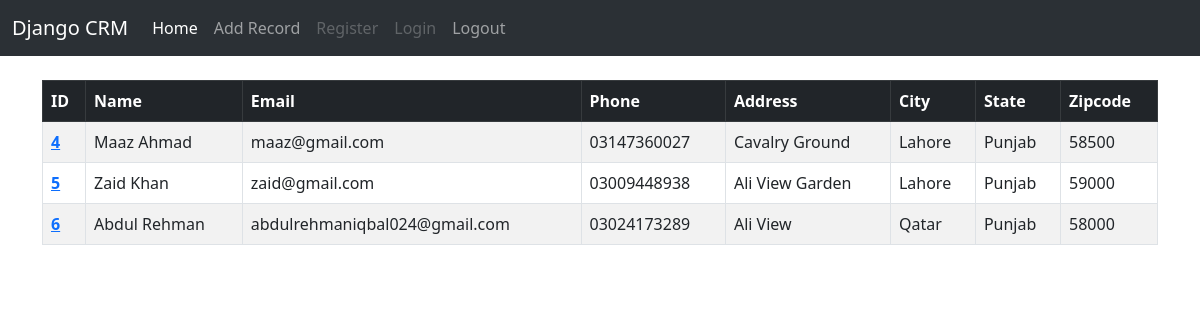
The page /website/ (signed in) on the database its author committed.
### website/models.py (models this page shows)
class Record(models.Model):
    dateCreated = models.DateTimeField(auto_now_add=True)
    first_name = models.CharField(max_length=50)
    last_name = models.CharField(max_length=50)
    email = models.CharField(max_length=50)
    phone = models.CharField(max_length=15)
    address = models.CharField(max_length=100)
    city = models.CharField(max_length=50)
    state = models.CharField(max_length=30)
    zipcode = models.CharField(max_length=10)
    def __str__(self):
        return f"{self.first_name} {self.last_name}"

### website/views.py (the view)
# urls.py: 2. Add a URL to urlpatterns:  path('', views.home, name='home')
def home(request):
    records = Record.objects.all()
    if not request.user.is_authenticated:
        messages.success(request, "Please login first.")
        return HttpResponseRedirect(reverse("login"))
    return render(request, 'website/home.html', {
        "records": records
    })

### website/templates/website/home.html (shortened to what this page needs)
{% extends 'website/base.html' %}
{% block body %}
{% if user.is_authenticated %}
<table class="table table-striped table-bordered mt-4">
  <thead class="table-dark">
    <tr>
      <th scope="col">ID</th>
      <th scope="col">Name</th>
      <th scope="col">Email</th>
      <th scope="col">Phone</th>
      <th scope="col">Address</th>
      <th scope="col">City</th>
      <th scope="col">State</th>
      <th scope="col">Zipcode</th>
    </tr>
  </thead>
  <tbody>
    {% for record in records %}
    <tr>
      <th scope="row"><a href="{% url 'view_record' record.id %}">{{record.id}}</a></th>
      <td>{{record}}</td>
      <td>{{record.email}}</td>
      <td>{{record.phone}}</td>
      <td>{{record.address}}</td>
      <td>{{record.city}}</td>
      <td>{{record.state}}</td>
      <td>{{record.zipcode}}</td>
    </tr>
    {% endfor %}
  </tbody>
</table>
{% endif %}
{% endblock %}

### website/templates/website/base.html (shortened to what this page needs)
<!doctype html>
<html lang="en">
  <head>
    <link href="https://cdn.jsdelivr.net/npm/bootstrap@5.3.0/dist/css/bootstrap.min.css" rel="stylesheet">
  </head>
  <body>
    <nav class="navbar navbar-expand-lg bg-body-tertiary" data-bs-theme="dark">
        <div class="container-fluid">
          <a class="navbar-brand" href="#">Django CRM</a>
          <div class="collapse navbar-collapse" id="navbarNav">
            <ul class="navbar-nav">
              <li class="nav-item">
                <a class="nav-link active" aria-current="page" href="{% url 'home' %}">Home</a>
              </li>
              {% if user.is_authenticated %}
              <li class="nav-item">
                <a class="nav-link" href="{% url 'add_record' %}">Add Record</a>
              </li>
              <li class="nav-item">
                <a class="nav-link disabled" href="{% url 'register' %}">Register</a>
              </li>
              <li class="nav-item">
                <a class="nav-link disabled" href="{% url 'login' %}">Login</a>
              </li>
              <li class="nav-item">
                <a class="nav-link" href="{% url 'logout' %}">Logout</a>
              </li>
            {% endif %}
            </ul>
          </div>
        </div>
      </nav>
    <div class="container">
        {% block body %}
        {% endblock %}
    </div>
  </body>
</html>

### rows shown on the page
Record: id "4", first_name+last_name "Maaz Ahmad", email "maaz@gmail.com", phone "03147360027", address "Cavalry Ground", city "Lahore", state "Punjab", zipcode "58500"
Record: id "5", first_name+last_name "Zaid Khan", email "zaid@gmail.com", phone "03009448938", address "Ali View Garden", city "Lahore", state "Punjab", zipcode "59000"
Record: id "6", first_name+last_name "Abdul Rehman", email "abdulrehmaniqbal024@gmail.com", phone "03024173289", address "Ali View", city "Qatar", state "Punjab", zipcode "58000"
